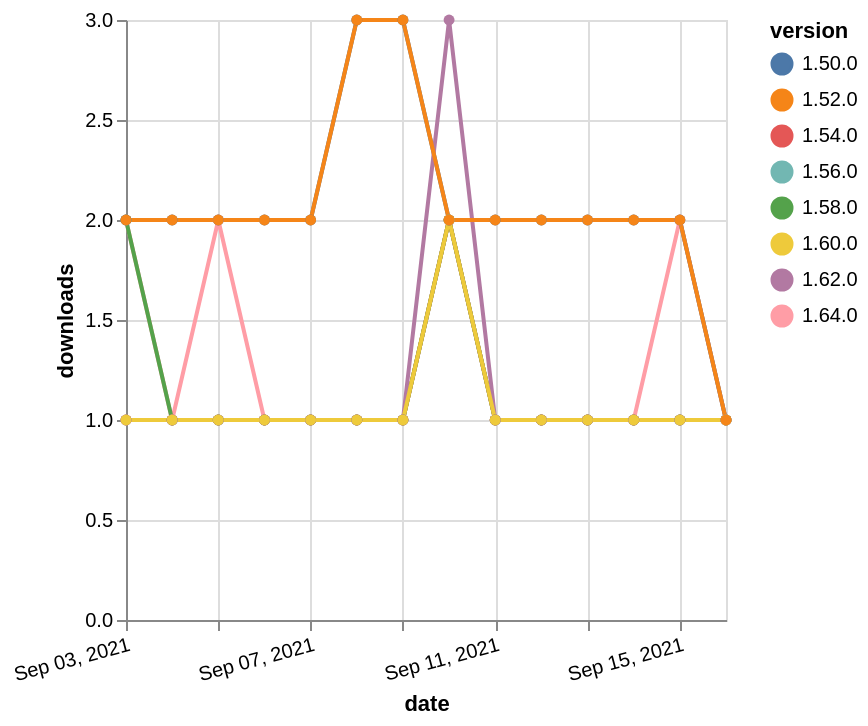

The Vega-Lite source for this figure:
### Vega-Lite specification from a JSON file in a GitHub repository (floating-point values rounded to 4 significant figures)
{"$schema": "https://vega.github.io/schema/vega-lite/v5.json", "description": "A simple bar chart with embedded data.", "data": {"values": [{"date": "2021-09-03", "total": 187, "delta": 1, "version": "1.56.0"}, {"date": "2021-09-04", "total": 188, "delta": 1, "version": "1.56.0"}, {"date": "2021-09-05", "total": 189, "delta": 1, "version": "1.56.0"}, {"date": "2021-09-06", "total": 190, "delta": 1, "version": "1.56.0"}, {"date": "2021-09-07", "total": 191, "delta": 1, "version": "1.56.0"}, {"date": "2021-09-08", "total": 192, "delta": 1, "version": "1.56.0"}, {"date": "2021-09-09", "total": 193, "delta": 1, "version": "1.56.0"}, {"date": "2021-09-10", "total": 195, "delta": 2, "version": "1.56.0"}, {"date": "2021-09-11", "total": 196, "delta": 1, "version": "1.56.0"}, {"date": "2021-09-12", "total": 197, "delta": 1, "version": "1.56.0"}, {"date": "2021-09-13", "total": 198, "delta": 1, "version": "1.56.0"}, {"date": "2021-09-14", "total": 199, "delta": 1, "version": "1.56.0"}, {"date": "2021-09-15", "total": 200, "delta": 1, "version": "1.56.0"}, {"date": "2021-09-16", "total": 201, "delta": 1, "version": "1.56.0"}, {"date": "2021-09-03", "total": 115, "delta": 2, "version": "1.64.0"}, {"date": "2021-09-04", "total": 116, "delta": 1, "version": "1.64.0"}, {"date": "2021-09-05", "total": 118, "delta": 2, "version": "1.64.0"}, {"date": "2021-09-06", "total": 119, "delta": 1, "version": "1.64.0"}, {"date": "2021-09-07", "total": 120, "delta": 1, "version": "1.64.0"}, {"date": "2021-09-08", "total": 121, "delta": 1, "version": "1.64.0"}, {"date": "2021-09-09", "total": 122, "delta": 1, "version": "1.64.0"}, {"date": "2021-09-10", "total": 124, "delta": 2, "version": "1.64.0"}, {"date": "2021-09-11", "total": 125, "delta": 1, "version": "1.64.0"}, {"date": "2021-09-12", "total": 126, "delta": 1, "version": "1.64.0"}, {"date": "2021-09-13", "total": 127, "delta": 1, "version": "1.64.0"}, {"date": "2021-09-14", "total": 128, "delta": 1, "version": "1.64.0"}, {"date": "2021-09-15", "total": 130, "delta": 2, "version": "1.64.0"}, {"date": "2021-09-16", "total": 131, "delta": 1, "version": "1.64.0"}, {"date": "2021-09-03", "total": 229, "delta": 1, "version": "1.54.0"}, {"date": "2021-09-04", "total": 230, "delta": 1, "version": "1.54.0"}, {"date": "2021-09-05", "total": 231, "delta": 1, "version": "1.54.0"}, {"date": "2021-09-06", "total": 232, "delta": 1, "version": "1.54.0"}, {"date": "2021-09-07", "total": 233, "delta": 1, "version": "1.54.0"}, {"date": "2021-09-08", "total": 234, "delta": 1, "version": "1.54.0"}, {"date": "2021-09-09", "total": 235, "delta": 1, "version": "1.54.0"}, {"date": "2021-09-10", "total": 237, "delta": 2, "version": "1.54.0"}, {"date": "2021-09-11", "total": 238, "delta": 1, "version": "1.54.0"}, {"date": "2021-09-12", "total": 239, "delta": 1, "version": "1.54.0"}, {"date": "2021-09-13", "total": 240, "delta": 1, "version": "1.54.0"}, {"date": "2021-09-14", "total": 241, "delta": 1, "version": "1.54.0"}, {"date": "2021-09-15", "total": 242, "delta": 1, "version": "1.54.0"}, {"date": "2021-09-16", "total": 243, "delta": 1, "version": "1.54.0"}, {"date": "2021-09-03", "total": 181, "delta": 2, "version": "1.58.0"}, {"date": "2021-09-04", "total": 182, "delta": 1, "version": "1.58.0"}, {"date": "2021-09-05", "total": 183, "delta": 1, "version": "1.58.0"}, {"date": "2021-09-06", "total": 184, "delta": 1, "version": "1.58.0"}, {"date": "2021-09-07", "total": 185, "delta": 1, "version": "1.58.0"}, {"date": "2021-09-08", "total": 186, "delta": 1, "version": "1.58.0"}, {"date": "2021-09-09", "total": 187, "delta": 1, "version": "1.58.0"}, {"date": "2021-09-10", "total": 189, "delta": 2, "version": "1.58.0"}, {"date": "2021-09-11", "total": 190, "delta": 1, "version": "1.58.0"}, {"date": "2021-09-12", "total": 191, "delta": 1, "version": "1.58.0"}, {"date": "2021-09-13", "total": 192, "delta": 1, "version": "1.58.0"}, {"date": "2021-09-14", "total": 193, "delta": 1, "version": "1.58.0"}, {"date": "2021-09-15", "total": 194, "delta": 1, "version": "1.58.0"}, {"date": "2021-09-16", "total": 195, "delta": 1, "version": "1.58.0"}, {"date": "2021-09-03", "total": 2345, "delta": 2, "version": "1.50.0"}, {"date": "2021-09-04", "total": 2347, "delta": 2, "version": "1.50.0"}, {"date": "2021-09-05", "total": 2349, "delta": 2, "version": "1.50.0"}, {"date": "2021-09-06", "total": 2351, "delta": 2, "version": "1.50.0"}, {"date": "2021-09-07", "total": 2353, "delta": 2, "version": "1.50.0"}, {"date": "2021-09-08", "total": 2356, "delta": 3, "version": "1.50.0"}, {"date": "2021-09-09", "total": 2359, "delta": 3, "version": "1.50.0"}, {"date": "2021-09-10", "total": 2361, "delta": 2, "version": "1.50.0"}, {"date": "2021-09-11", "total": 2363, "delta": 2, "version": "1.50.0"}, {"date": "2021-09-12", "total": 2365, "delta": 2, "version": "1.50.0"}, {"date": "2021-09-13", "total": 2367, "delta": 2, "version": "1.50.0"}, {"date": "2021-09-14", "total": 2369, "delta": 2, "version": "1.50.0"}, {"date": "2021-09-15", "total": 2371, "delta": 2, "version": "1.50.0"}, {"date": "2021-09-16", "total": 2372, "delta": 1, "version": "1.50.0"}, {"date": "2021-09-03", "total": 172, "delta": 1, "version": "1.62.0"}, {"date": "2021-09-04", "total": 173, "delta": 1, "version": "1.62.0"}, {"date": "2021-09-05", "total": 174, "delta": 1, "version": "1.62.0"}, {"date": "2021-09-06", "total": 175, "delta": 1, "version": "1.62.0"}, {"date": "2021-09-07", "total": 176, "delta": 1, "version": "1.62.0"}, {"date": "2021-09-08", "total": 177, "delta": 1, "version": "1.62.0"}, {"date": "2021-09-09", "total": 178, "delta": 1, "version": "1.62.0"}, {"date": "2021-09-10", "total": 181, "delta": 3, "version": "1.62.0"}, {"date": "2021-09-11", "total": 182, "delta": 1, "version": "1.62.0"}, {"date": "2021-09-12", "total": 183, "delta": 1, "version": "1.62.0"}, {"date": "2021-09-13", "total": 184, "delta": 1, "version": "1.62.0"}, {"date": "2021-09-14", "total": 185, "delta": 1, "version": "1.62.0"}, {"date": "2021-09-15", "total": 186, "delta": 1, "version": "1.62.0"}, {"date": "2021-09-16", "total": 187, "delta": 1, "version": "1.62.0"}, {"date": "2021-09-03", "total": 161, "delta": 1, "version": "1.60.0"}, {"date": "2021-09-04", "total": 162, "delta": 1, "version": "1.60.0"}, {"date": "2021-09-05", "total": 163, "delta": 1, "version": "1.60.0"}, {"date": "2021-09-06", "total": 164, "delta": 1, "version": "1.60.0"}, {"date": "2021-09-07", "total": 165, "delta": 1, "version": "1.60.0"}, {"date": "2021-09-08", "total": 166, "delta": 1, "version": "1.60.0"}, {"date": "2021-09-09", "total": 167, "delta": 1, "version": "1.60.0"}, {"date": "2021-09-10", "total": 169, "delta": 2, "version": "1.60.0"}, {"date": "2021-09-11", "total": 170, "delta": 1, "version": "1.60.0"}, {"date": "2021-09-12", "total": 171, "delta": 1, "version": "1.60.0"}, {"date": "2021-09-13", "total": 172, "delta": 1, "version": "1.60.0"}, {"date": "2021-09-14", "total": 173, "delta": 1, "version": "1.60.0"}, {"date": "2021-09-15", "total": 174, "delta": 1, "version": "1.60.0"}, {"date": "2021-09-16", "total": 175, "delta": 1, "version": "1.60.0"}, {"date": "2021-09-03", "total": 2241, "delta": 2, "version": "1.52.0"}, {"date": "2021-09-04", "total": 2243, "delta": 2, "version": "1.52.0"}, {"date": "2021-09-05", "total": 2245, "delta": 2, "version": "1.52.0"}, {"date": "2021-09-06", "total": 2247, "delta": 2, "version": "1.52.0"}, {"date": "2021-09-07", "total": 2249, "delta": 2, "version": "1.52.0"}, {"date": "2021-09-08", "total": 2252, "delta": 3, "version": "1.52.0"}, {"date": "2021-09-09", "total": 2255, "delta": 3, "version": "1.52.0"}, {"date": "2021-09-10", "total": 2257, "delta": 2, "version": "1.52.0"}, {"date": "2021-09-11", "total": 2259, "delta": 2, "version": "1.52.0"}, {"date": "2021-09-12", "total": 2261, "delta": 2, "version": "1.52.0"}, {"date": "2021-09-13", "total": 2263, "delta": 2, "version": "1.52.0"}, {"date": "2021-09-14", "total": 2265, "delta": 2, "version": "1.52.0"}, {"date": "2021-09-15", "total": 2267, "delta": 2, "version": "1.52.0"}, {"date": "2021-09-16", "total": 2268, "delta": 1, "version": "1.52.0"}]}, "width": "container", "mark": {"type": "line", "point": {"filled": true}}, "encoding": {"x": {"field": "date", "type": "temporal", "timeUnit": "yearmonthdate", "title": "date", "axis": {"labelAngle": -15}}, "y": {"field": "delta", "type": "quantitative", "title": "downloads"}, "color": {"field": "version", "type": "nominal"}, "tooltip": {"field": "delta"}}}
